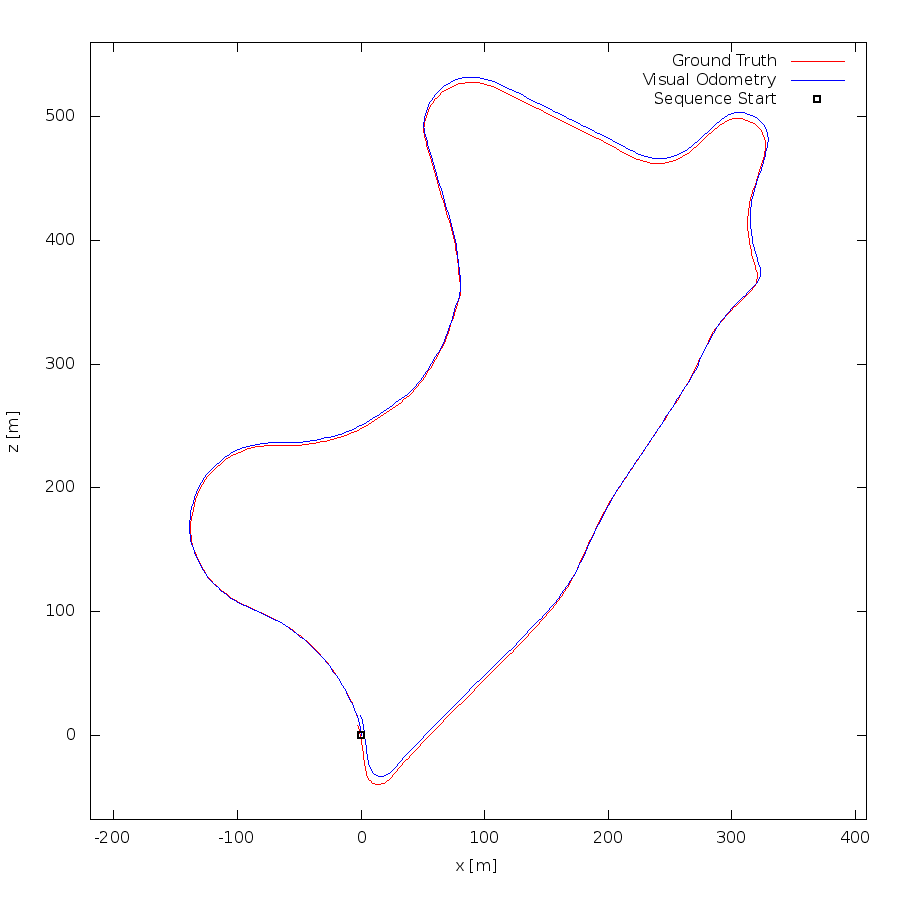

Recreate this plot in gnuplot.
set term postscript eps enhanced color
set output "09.eps"
set size ratio -1
set xrange [-219:409]
set yrange [-68:560]
set xlabel "x [m]"
set ylabel "z [m]"
plot "09.txt" using 1:2 lc rgb "#FF0000" title 'Ground Truth' w lines,"09.txt" using 3:4 lc rgb "#0000FF" title 'Visual Odometry' w lines,"< head -1 09.txt" using 1:2 lc rgb "#000000" pt 4 ps 1 lw 2 title 'Sequence Start' w points
